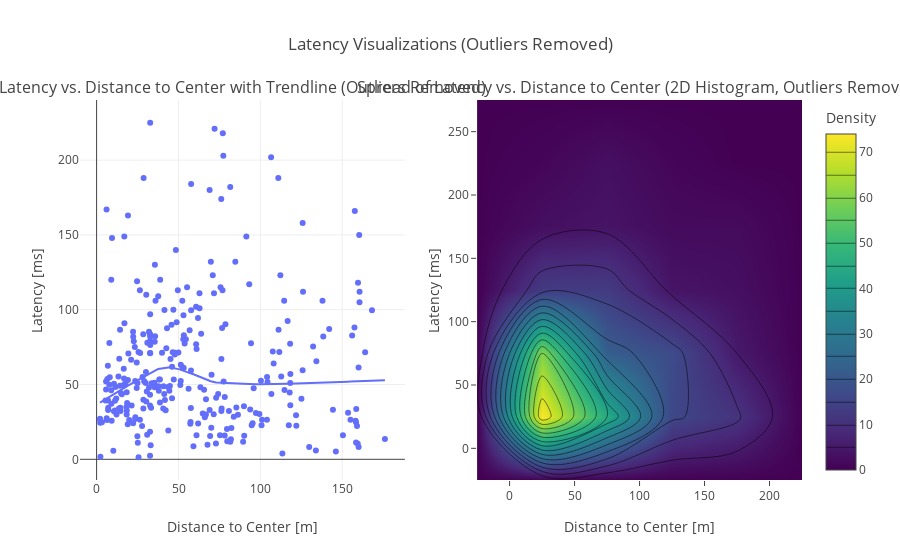

Here is the notebook cell this chart was saved with:
### Code cell
# plotting
scatter_fig_latency = px.scatter(
    combined_df_latency_filtered,
    x='DISTANCE_CENTER',
    y='Latency',
    title='Latency vs. Distance to Center with Trendline (Outliers Removed)',
    labels={'DISTANCE_CENTER': 'Distance to Center [m]', 'Latency': 'Latency [ms]'},
    trendline='lowess'
)

histogram_fig_latency = go.Figure(go.Histogram2dContour(
    x=combined_df_latency_filtered['DISTANCE_CENTER'],
    y=combined_df_latency_filtered['Latency'],
    colorscale='Viridis',
    colorbar=dict(title='Density'),
    contours=dict(coloring='heatmap'),
))

# Create subplots
fig_latency = make_subplots(rows=1, cols=2, subplot_titles=('Latency vs. Distance to Center with Trendline (Outliers Removed)', 'Spread of Latency vs. Distance to Center (2D Histogram, Outliers Removed)'))

for trace in scatter_fig_latency['data']:
    fig_latency.add_trace(trace, row=1, col=1)

for trace in histogram_fig_latency['data']:
     fig_latency.add_trace(trace, row=1, col=2)


fig_latency.update_layout(
    title_text='Latency Visualizations (Outliers Removed)',
    showlegend=False,
    template='none'
)

fig_latency.update_xaxes(title_text='Distance to Center [m]', row=1, col=1)
fig_latency.update_yaxes(title_text='Latency [ms]', row=1, col=1)
fig_latency.update_xaxes(title_text='Distance to Center [m]', row=1, col=2)
fig_latency.update_yaxes(title_text='Latency [ms]', row=1, col=2)

fig_latency.show()

### Figure 1 — Plotly figure (JSON) as saved in the notebook; plotly's stock layout.template omitted (floating-point values rounded to 4 significant figures; data arrays with more than 128 entries replaced by an {"elided": "..."} marker saying what was removed)
{"data": [{"hovertemplate": "Distance to Center [m]=%{x}<br>Latency [ms]=%{y}<extra></extra>", "legendgroup": "", "marker": {"color": "#636efa", "symbol": "circle"}, "mode": "markers", "name": "", "orientation": "v", "showlegend": false, "type": "scatter", "x": {"elided": "299 float values"}, "xaxis": "x", "y": {"elided": "299 float values"}, "yaxis": "y"}, {"hovertemplate": "<b>LOWESS trendline</b><br><br>Distance to Center [m]=%{x}<br>Latency [ms]=%{y} <b>(trend)</b><extra></extra>", "legendgroup": "", "marker": {"color": "#636efa", "symbol": "circle"}, "mode": "lines", "name": "", "showlegend": false, "type": "scatter", "x": {"elided": "299 float values"}, "xaxis": "x", "y": {"elided": "299 float values"}, "yaxis": "y"}, {"colorbar": {"title": {"text": "Density"}}, "colorscale": [[0, "#440154"], [0.1111, "#482878"], [0.2222, "#3e4989"], [0.3333, "#31688e"], [0.4444, "#26828e"], [0.5556, "#1f9e89"], [0.6667, "#35b779"], [0.7778, "#6ece58"], [0.8889, "#b5de2b"], [1, "#fde725"]], "contours": {"coloring": "heatmap"}, "type": "histogram2dcontour", "x": {"elided": "299 float values"}, "xaxis": "x2", "y": {"elided": "299 float values"}, "yaxis": "y2"}], "layout": {"annotations": [{"font": {"size": 16}, "showarrow": false, "text": "Latency vs. Distance to Center with Trendline (Outliers Removed)", "x": 0.225, "xanchor": "center", "xref": "paper", "y": 1, "yanchor": "bottom", "yref": "paper"}, {"font": {"size": 16}, "showarrow": false, "text": "Spread of Latency vs. Distance to Center (2D Histogram, Outliers Removed)", "x": 0.775, "xanchor": "center", "xref": "paper", "y": 1, "yanchor": "bottom", "yref": "paper"}], "showlegend": false, "title": {"text": "Latency Visualizations (Outliers Removed)"}, "xaxis": {"anchor": "y", "domain": [0, 0.45], "title": {"text": "Distance to Center [m]"}}, "xaxis2": {"anchor": "y2", "domain": [0.55, 1], "title": {"text": "Distance to Center [m]"}}, "yaxis": {"anchor": "x", "domain": [0, 1], "title": {"text": "Latency [ms]"}}, "yaxis2": {"anchor": "x2", "domain": [0, 1], "title": {"text": "Latency [ms]"}}}}
